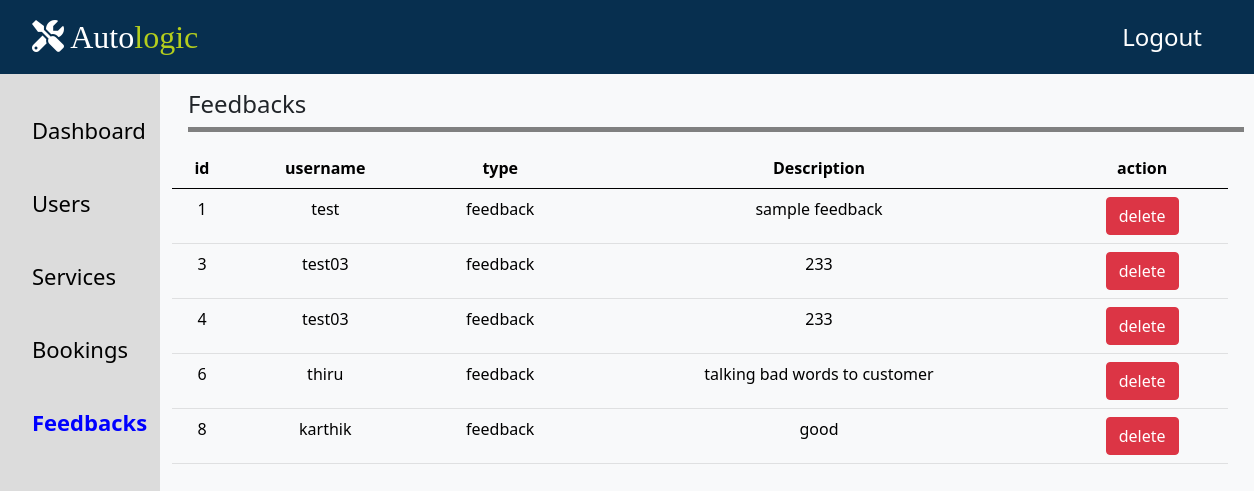
The app's page /admin/admin-feedback.php with its own data.
### tables this page shows
CREATE TABLE `feedback` (
  `id` int(11) NOT NULL,
  `username` varchar(20) NOT NULL,
  `type` varchar(10) NOT NULL,
  `description` varchar(1000) NOT NULL
);

### admin/admin-feedback.php (the view, shortened to what this page needs)
<!doctype html>
<html lang="en">
<head>
    <link rel="stylesheet" href="https://cdn.jsdelivr.net/npm/bootstrap@5.0.2/dist/css/bootstrap.min.css">
</head>
<body class="bg-light">
    <?php include "../basic/admin-header.php" ?>
    <?php include "../basic/sidebar.php" ?>
    <div class="container-fluid">
    <div class="feedback_heading">
            <h4>Feedbacks</h4>
   </div>
        <table class="table table-light table-hover text-center my-3">
            <thead>
                <tr class="bg-light">
                    <th>id</th>
                    <th>username</th>
                    <th>type</th>
                    <th>Description</th>
                    <th>action</th>
                </tr>
            </thead>
            <tbody>
                <?php
                $connection = mysqli_connect('localhost', 'root', '', 'service_appointment') or die("failed") . mysqli_connect_error();
                $sql = ("SELECT * FROM `feedback`");
                $result = mysqli_query($connection, $sql);
                if ($result) {
                    while ($row = mysqli_fetch_assoc($result)) {
                        $id = $row['id'];
                        $username = $row['username'];
                        $type = $row['type'];
                        $description = $row['description'];
                        echo "
                <tr>
                <td>$id</td>
                <td>$username</td>
                <td>$type</td>
                <td>$description</td>
                <td>
                <a href ='./crud/feedback_delete.php?deleteid=$id'><button class='btn btn-danger'>delete</button></a>
                </td>
                </tr>
             ";
                    }
                }
                ?>
            </tbody>
        </table>
    </div>
</body>
</html>

### admin/admin-feedback.php (style rules this page uses)
table { margin-left: 10rem; width: 66rem !important; padding: 16px; }
.feedback_heading { margin-top: 1rem; margin-left:11rem; width: 66rem !important; border-bottom: 5px solid gray; }

### records on screen
feedback: id "1", username "test", type "feedback", description "sample feedback"
feedback: id "3", username "test03", type "feedback", description "233"
feedback: id "4", username "test03", type "feedback", description "233"
feedback: id "6", username "thiru", type "feedback", description "talking bad words to customer"
feedback: id "8", username "karthik", type "feedback", description "good"
